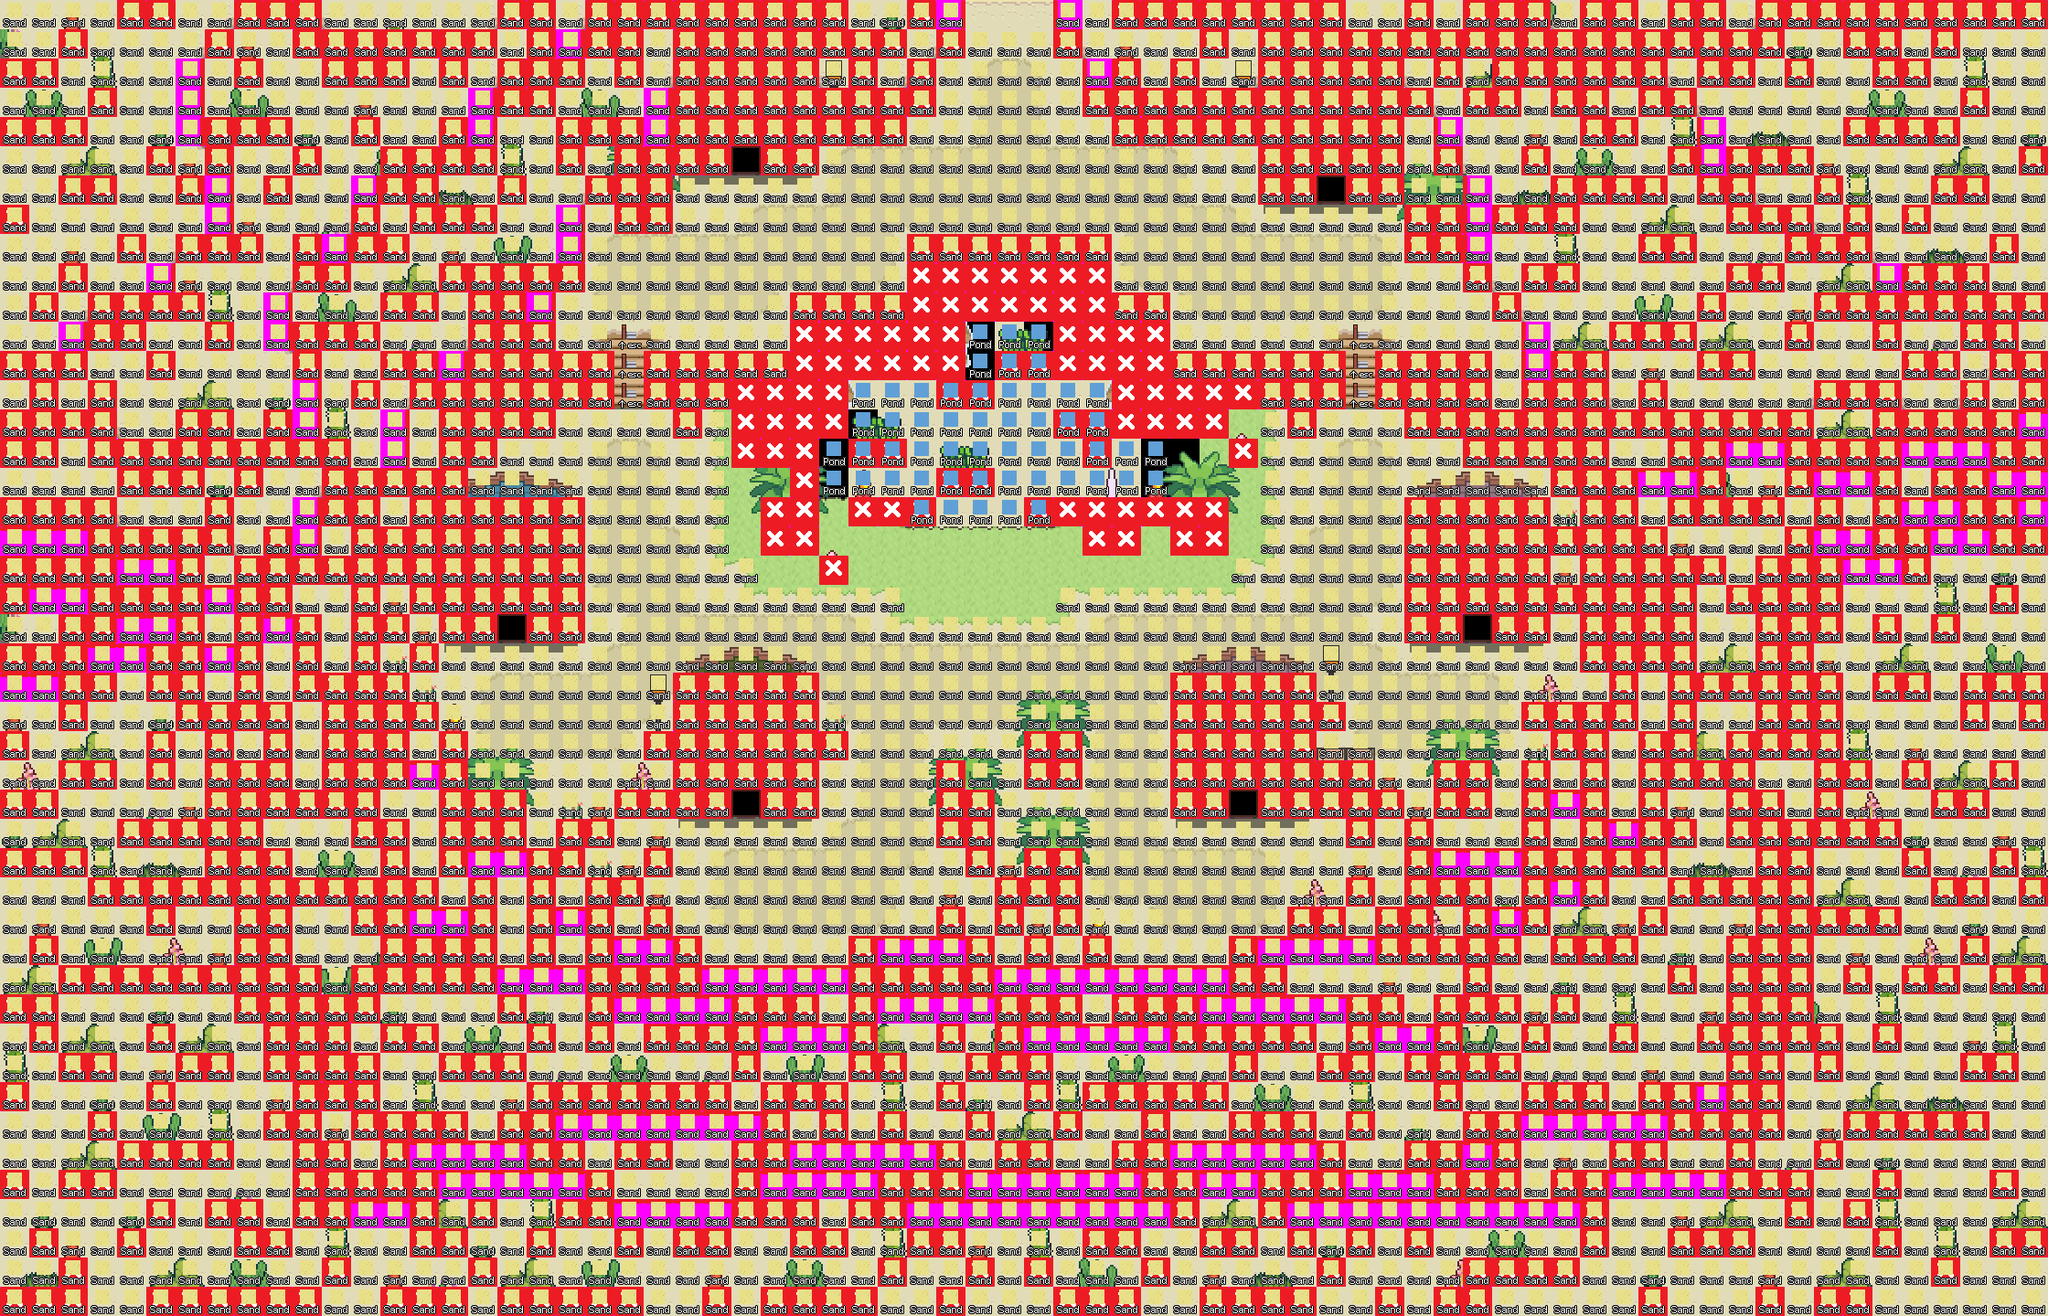

The image is a tile-based game level rendered from a .tmx file. Its description and source (layers, tilesets, objects; grid data summarised) follow:
An orthogonal 70x45 tile map with 32x32 px tiles, 13 tile layers (layer_1_priority_1, layer_2_priority_1, layer_3_priority_1, layer_2_priority_2, ...), 4 tilesets.

<map version="1.10" tiledversion="1.10.2" orientation="orthogonal" renderorder="right-down" compressionlevel="0" width="70" height="45" tilewidth="32" tileheight="32" infinite="0" nextlayerid="22" nextobjectid="1">
  <editorsettings>
    <export format="tmx" />
  </editorsettings>
  <tileset firstgid="1" source="../Tilesets/passages.tsx" />
  <tileset firstgid="145" source="../Tilesets/systemtags.tsx" />
  <tileset firstgid="273" source="../Tilesets/terrain_tag.tsx" />
  <tileset firstgid="289" source="../Tilesets/oasisville.tsx" />
  <layer id="1" name="layer_1_priority_1" width="70" height="45">
    <data>[3150 cells, 3111 non-empty, 8 distinct tile ids]</data>
  </layer>
  <layer id="2" name="layer_2_priority_1" width="70" height="45">
    <data>[3150 cells, 1919 non-empty, 185 distinct tile ids]</data>
  </layer>
  <layer id="3" name="layer_3_priority_1" width="70" height="45">
    <data>[3150 cells, 110 non-empty, 47 distinct tile ids]</data>
  </layer>
  <layer id="5" name="layer_2_priority_2" width="70" height="45">
    <data>[3150 cells, 48 non-empty, 6 distinct tile ids]</data>
  </layer>
  <layer id="6" name="layer_3_priority_2" width="70" height="45">
    <data>[3150 cells, 39 non-empty, 11 distinct tile ids]</data>
  </layer>
  <layer id="8" name="layer_2_priority_3" width="70" height="45">
    <data>[3150 cells, 326 non-empty, 32 distinct tile ids]</data>
  </layer>
  <layer id="9" name="layer_3_priority_3" width="70" height="45">
    <data>[3150 cells, 196 non-empty, 37 distinct tile ids]</data>
  </layer>
  <layer id="11" name="layer_2_priority_4" width="70" height="45">
    <data>[3150 cells, 5 non-empty, 2 distinct tile ids]</data>
  </layer>
  <layer id="12" name="layer_3_priority_4" width="70" height="45">
    <data>[3150 cells, 29 non-empty, 4 distinct tile ids]</data>
  </layer>
  <layer id="14" name="layer_2_priority_5" width="70" height="45">
    <data>[3150 cells, 107 non-empty, 79 distinct tile ids]</data>
  </layer>
  <layer id="15" name="layer_3_priority_5" width="70" height="45">
    <data>[3150 cells, 43 non-empty, 40 distinct tile ids]</data>
  </layer>
  <layer id="19" name="passages" width="70" height="45">
    <data>[3150 cells, 1560 non-empty, 4 distinct tile ids]</data>
  </layer>
  <layer id="20" name="systemtags" width="70" height="45">
    <data>[3150 cells, 3025 non-empty, 3 distinct tile ids]</data>
  </layer>
</map>
